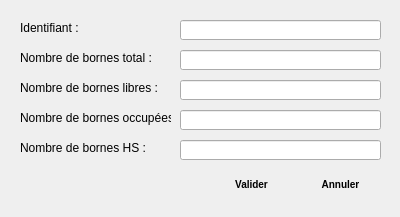
<?xml version="1.0" encoding="UTF-8"?>
<ui version="4.0">
 <class>ModifierStation</class>
 <widget class="QDialog" name="ModifierStation">
  <property name="geometry">
   <rect>
    <x>0</x>
    <y>0</y>
    <width>400</width>
    <height>217</height>
   </rect>
  </property>
  <property name="windowTitle">
   <string>Dialog</string>
  </property>
  <property name="windowIcon">
   <iconset>
    <normaloff>cog.png</normaloff>cog.png</iconset>
  </property>
  <property name="styleSheet">
   <string notr="true"> QPushButton {
     border: 1px solid #1E7FCB74D0F1;
     border-radius: 4px;
     background-color: qlineargradient(x1: 0, y1: 0, x2: 0, y2: 1,
                                       stop: 0 #1E7FCB, stop: 0.4 #74D0F1,
									   stop: 0.5 #74D0F1, stop: 1.0 #1E7FCB);
     min-width: 80px;
	 min-height: 25px;
	 font-weight: bold;
	 font-size:10px;
	 border-color: #1E7FCB;
 }
 
 QPushButton:pressed {
     background-color: qlineargradient(x1: 0, y1: 0, x2: 0, y2: 1,
                                       stop: 0 #BB0B0B, stop: 0.4 #E32636,
									   stop: 0.5 #E32636, stop: 1.0 #BB0B0B);
	font-weight: bold;
	color:white;
	border-color: #BB0B0B;
 }

 QPushButton:hover {
     background-color: qlineargradient(x1: 0, y1: 0, x2: 0, y2: 1,
                                       stop: 0 #BB0B0B, stop: 1 #E32636,
									   stop: 0.5 #E32636, stop: 1.0 #BB0B0B);
	 color:white;
	 font-weight: bold;
	 border-color: #E32636;
 }

 QPushButton:flat {
     border: none; /* no border for a flat push button */
 }</string>
  </property>
  <widget class="QLabel" name="label_2">
   <property name="geometry">
    <rect>
     <x>20</x>
     <y>80</y>
     <width>141</width>
     <height>16</height>
    </rect>
   </property>
   <property name="text">
    <string>Nombre de bornes libres :</string>
   </property>
  </widget>
  <widget class="QLineEdit" name="lineEditModIdSta">
   <property name="geometry">
    <rect>
     <x>180</x>
     <y>20</y>
     <width>201</width>
     <height>20</height>
    </rect>
   </property>
  </widget>
  <widget class="QLineEdit" name="lineEditModNhSta">
   <property name="geometry">
    <rect>
     <x>180</x>
     <y>140</y>
     <width>201</width>
     <height>20</height>
    </rect>
   </property>
  </widget>
  <widget class="QLabel" name="label">
   <property name="geometry">
    <rect>
     <x>20</x>
     <y>20</y>
     <width>71</width>
     <height>16</height>
    </rect>
   </property>
   <property name="text">
    <string>Identifiant :</string>
   </property>
  </widget>
  <widget class="QLabel" name="label_5">
   <property name="geometry">
    <rect>
     <x>20</x>
     <y>140</y>
     <width>131</width>
     <height>16</height>
    </rect>
   </property>
   <property name="text">
    <string>Nombre de bornes HS :</string>
   </property>
  </widget>
  <widget class="QWidget" name="layoutWidget">
   <property name="geometry">
    <rect>
     <x>210</x>
     <y>170</y>
     <width>172</width>
     <height>29</height>
    </rect>
   </property>
   <layout class="QHBoxLayout" name="horizontalLayout_6">
    <item>
     <widget class="QPushButton" name="validerBtnModSta">
      <property name="text">
       <string>Valider</string>
      </property>
     </widget>
    </item>
    <item>
     <widget class="QPushButton" name="annulerBtnModSta">
      <property name="text">
       <string>Annuler</string>
      </property>
     </widget>
    </item>
   </layout>
  </widget>
  <widget class="QLabel" name="label_4">
   <property name="geometry">
    <rect>
     <x>20</x>
     <y>50</y>
     <width>161</width>
     <height>16</height>
    </rect>
   </property>
   <property name="text">
    <string>Nombre de bornes total :</string>
   </property>
  </widget>
  <widget class="QLineEdit" name="lineEditModNtSta">
   <property name="geometry">
    <rect>
     <x>180</x>
     <y>50</y>
     <width>201</width>
     <height>20</height>
    </rect>
   </property>
  </widget>
  <widget class="QLabel" name="label_3">
   <property name="geometry">
    <rect>
     <x>20</x>
     <y>110</y>
     <width>151</width>
     <height>16</height>
    </rect>
   </property>
   <property name="text">
    <string>Nombre de bornes occupées :</string>
   </property>
  </widget>
  <widget class="QLineEdit" name="lineEditModNlSta">
   <property name="geometry">
    <rect>
     <x>180</x>
     <y>80</y>
     <width>201</width>
     <height>20</height>
    </rect>
   </property>
  </widget>
  <widget class="QLineEdit" name="lineEditModNoSta">
   <property name="geometry">
    <rect>
     <x>180</x>
     <y>110</y>
     <width>201</width>
     <height>20</height>
    </rect>
   </property>
  </widget>
 </widget>
 <resources/>
 <connections/>
</ui>
